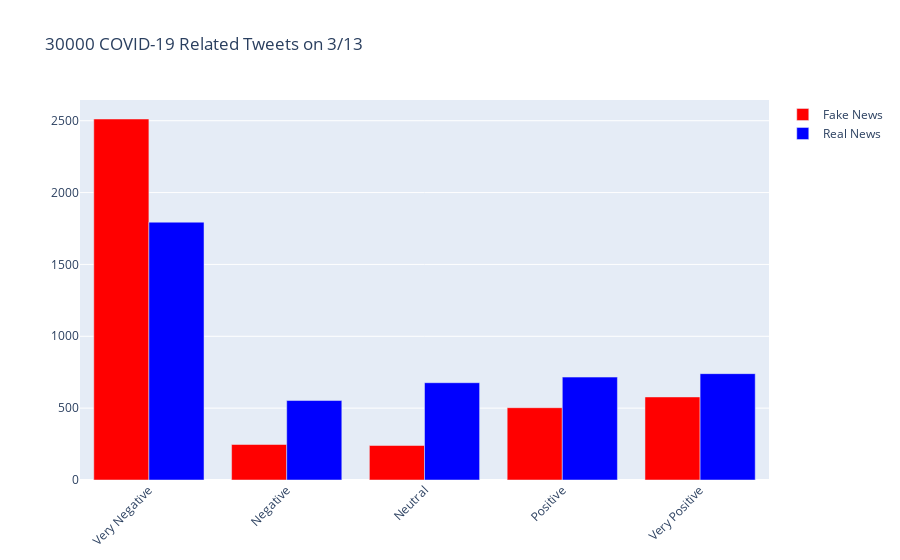

Here is the notebook cell this chart was saved with:
### Code cell
import plotly.graph_objects as go

sentiments=['Very Negative', 'Negative', 'Neutral', 'Positive', 'Very Positive']

fig = go.Figure()

fig.add_trace(go.Bar(
    x=sentiments,
    y=[2512, 247, 240, 503, 578],
    name='Fake News',
    marker_color='red'
))

fig.add_trace(go.Bar(
    x=sentiments,
    y=[1794, 553, 677, 716, 740],
    name='Real News',
    marker_color='blue'
))

# Here we modify the tickangle of the xaxis, resulting in rotated labels.
fig.update_layout(barmode='group', xaxis_tickangle=-45, title_text='30000 COVID-19 Related Tweets on 3/13')
fig.show()

### Figure 1 — Plotly figure (JSON) as saved in the notebook; plotly's stock layout.template omitted (floating-point values rounded to 4 significant figures)
{"data": [{"marker": {"color": "red"}, "name": "Fake News", "type": "bar", "x": ["Very Negative", "Negative", "Neutral", "Positive", "Very Positive"], "y": [2512, 247, 240, 503, 578]}, {"marker": {"color": "blue"}, "name": "Real News", "type": "bar", "x": ["Very Negative", "Negative", "Neutral", "Positive", "Very Positive"], "y": [1794, 553, 677, 716, 740]}], "layout": {"barmode": "group", "title": {"text": "30000 COVID-19 Related Tweets on 3/13"}, "xaxis": {"tickangle": -45}}}
